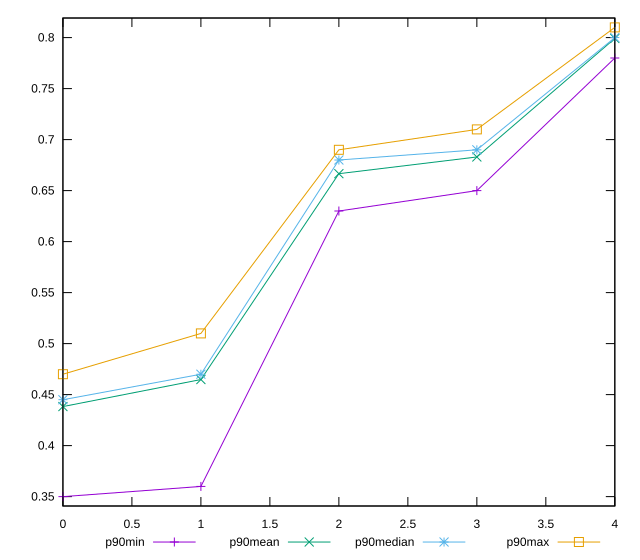

Generate this figure with gnuplot:
reset

$p90Min <<EOF
0 0.35
1 0.36
2 0.63
3 0.65
4 0.78
EOF

$p90Mean <<EOF
0 0.4382978723404257
1 0.46478723404255295
2 0.6665957446808507
3 0.6829787234042553
4 0.799148936170213
EOF

$p90Median <<EOF
0 0.445
1 0.47
2 0.68
3 0.69
4 0.8
EOF

$p90Max <<EOF
0 0.47
1 0.51
2 0.69
3 0.71
4 0.81
EOF

set key outside below
set xrange [0:4]
set yrange [0.3408:0.8192]
set trange [0.3408:0.8192]
set terminal svg size 640, 560 enhanced background rgb 'white'
set output "report_00019_2021-02-10T18-14-37.922Z//meta/score/progression/value.svg"

plot $p90Min title "p90min" with linespoints, \
     $p90Mean title "p90mean" with linespoints, \
     $p90Median title "p90median" with linespoints, \
     $p90Max title "p90max" with linespoints

reset
